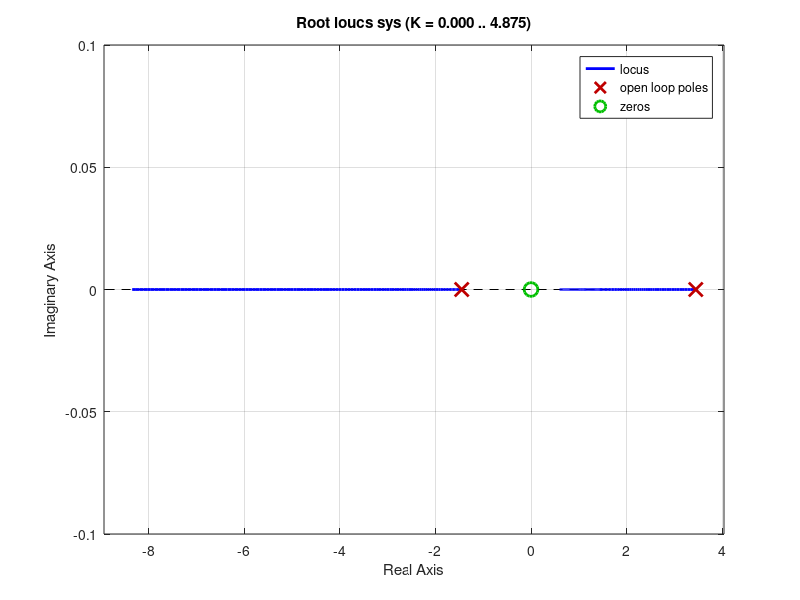

MATLAB code for this plot:
clearvars;
close all;
clc;

A=[1 2; 3 1];
B=[0;1];
C=[1 2];
K=[3 1];
D=0;

[V1,D1]=eig(A);

% Check the eigen values

[NUM, DEN]=ss2tf(A,B,C,D);

p=roots(DEN)

sys=ss(A,B,C,D);

rlocus(sys)


Af=A-B*K;

[Vf, Df]=eig(Af);

[NUMf, DENf]=ss2tf(Af,B,C,D);

pf=roots(DENf)




